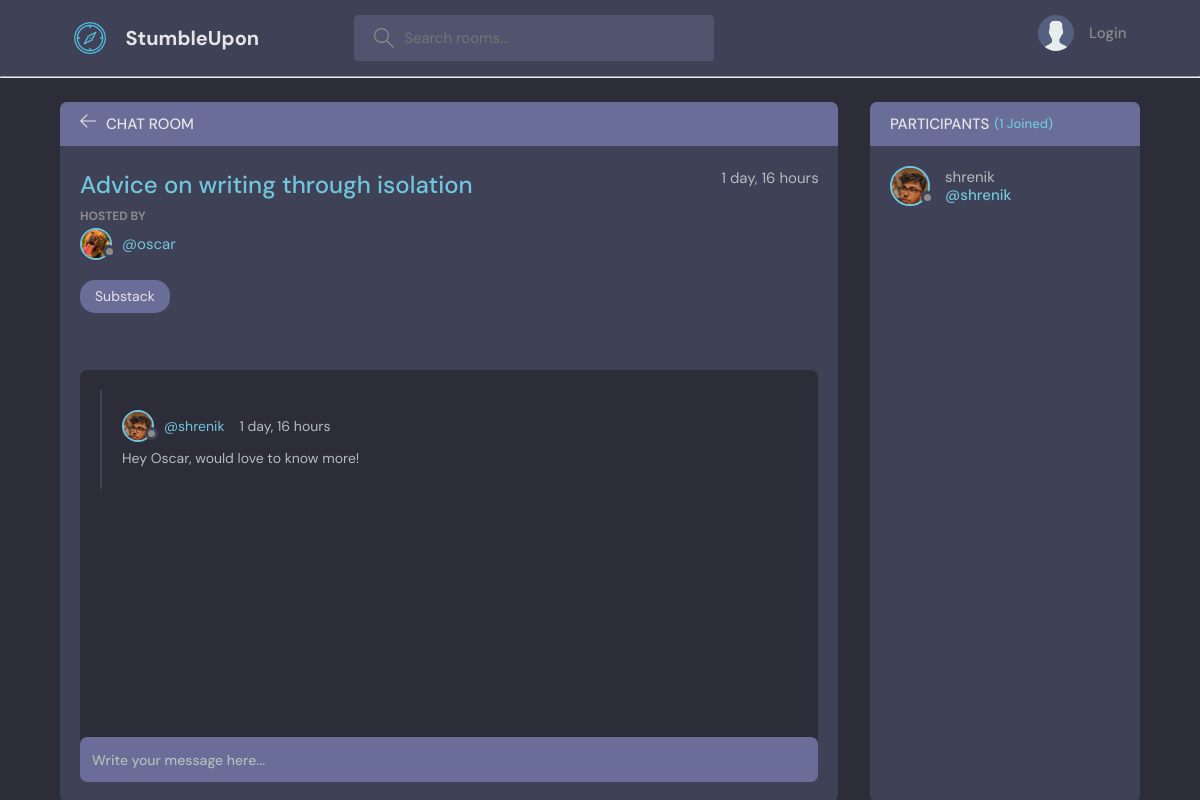
Page /room/3 on the committed database.
### base/models.py (models this page shows, shortened)
class Room(models.Model):
    host  = models.ForeignKey(User, on_delete=models.SET_NULL, null=True)
    topic = models.ForeignKey("Topic", on_delete=models.SET_NULL, null=True) # Topic as a string since it's written below the Room class
    name = models.CharField(max_length=200)
    description = models.TextField(null=True, blank=True) # field can be blank
    participants = models.ManyToManyField(User, related_name = "participants", blank = True)
    updated = models.DateTimeField(auto_now=True) # take timestamp every time save is hit on the item
    created = models.DateTimeField(auto_now_add=True) # take timestamp when save is hit the first time i.e during creation
    class Meta:
        ordering = ["-updated", "-created"]

class User(AbstractUser):
    name = models.CharField(max_length=200, null=True)
    email = models.EmailField(unique=True, null=True)
    bio = models.TextField(null=True)
    avatar = models.ImageField(null=True, default="avatar.svg")
    USERNAME_FIELD = "email"
    REQUIRED_FIELDS = []

class Topic(models.Model):
    name = models.CharField(max_length=200)
    def __str__(self):
        return self.name

class Message(models.Model):
    user = models.ForeignKey(User, on_delete=models.CASCADE)
    room = models.ForeignKey(Room, on_delete=models.CASCADE)
    body = models.TextField()
    updated = models.DateTimeField(auto_now=True)
    created = models.DateTimeField(auto_now_add=True)
    class Meta:
        ordering = ["-updated", "-created"]

### base/views.py (the view, shortened to what this page needs)
# urls.py: path("room/<str:pk>", views.room, name="room"),
def room(request, pk):
    room = Room.objects.get(id=pk)
    room_messages = room.message_set.all() # query child objects of speific room
    participants = room.participants.all()
    context = {"room": room, "room_messages": room_messages, "participants": participants}
    return render(request, "base/room.html", context)

### base/templates/base/room.html (shortened to what this page needs)
{% extends "main.html" %}
{% block content %}
    <main class="profile-page layout layout--2">
      <div class="container">
        <div class="room">
          <div class="room__top">
            <div class="room__topLeft">
              <a href="{% url 'home'%}">
                <svg version="1.1" xmlns="http://www.w3.org/2000/svg" width="32" height="32" viewBox="0 0 32 32">
                  <title>arrow-left</title>
                  <path
                    d="M13.723 2.286l-13.723 13.714 13.719 13.714 1.616-1.611-10.96-10.96h27.625v-2.286h-27.625l10.965-10.965-1.616-1.607z"
                  ></path>
                </svg>
              </a>
              <h3>Chat Room</h3>
            </div>
          </div>
          <div class="room__box scroll">
            <div class="room__header scroll">
              <div class="room__info">
                <h3>{{room.name}}</h3>
                <span>{{room.created | timesince}}</span>
              </div>
              <div class="room__hosted">
                <p>Hosted By</p>
                <a href="{% url 'user-profile' room.host.id %}" class="room__author">
                  <div class="avatar avatar--small">
                    <img src="{{room.host.avatar.url}}" />
                  </div>
                  <span>@{{room.host.username}}</span>
                </a>
              </div>
              <span class="room__topics">{{room.topic}}</span>
            </div>
            <div class="room__conversation">
              <div class="threads scroll">
                {% for message in room_messages %}
                <div class="thread">
                  <div class="thread__top">
                    <div class="thread__author">
                      <a href="{% url 'user-profile' message.user.id %}" class="thread__authorInfo">
                        <div class="avatar avatar--small">
                          <img src="{{message.user.avatar.url}}" />
                        </div>
                        <span>@{{message.user.username}}</span>
                      </a>
                      <span class="thread__date">{{message.created | timesince }}</span>
                    </div>
                  </div>
                  <div class="thread__details">
                    {{message.body}}
                  </div>
                </div>
                {% endfor %}
              </div>
            </div>
          </div>
          <div class="room__message">
            <form action="" method="POST">
              <input name="body" placeholder="Write your message here..." /></form>
          </div>
        </div>
        <div class="participants">
          <h3 class="participants__top">Participants <span>({{participants.count}} Joined)</span></h3>
          <div class="participants__list scroll">
            {% for user in participants %}
            <a href="{% url 'user-profile' user.id %}" class="participant">
              <div class="avatar avatar--medium">
                <img src="{{user.avatar.url}}" />
              </div>
              <p>
                {{user.username}}
                <span>@{{user.username}}</span>
              </p>
            </a>
            {% endfor %}
          </div>
        </div>
      </div>
    </main>
{% endblock content %}

### rows in the picture
Room: name "Advice on writing through isolation", created "1 day, 16 hours", host.avatar (picture), host.username "oscar", topic "Substack"
Message: user.avatar (picture), user.username "shrenik", created "1 day, 16 hours", body "Hey Oscar, would love to know more!"
User: avatar (picture), username "shrenik"

### other values in the picture
{{ participants.count }} "1"
